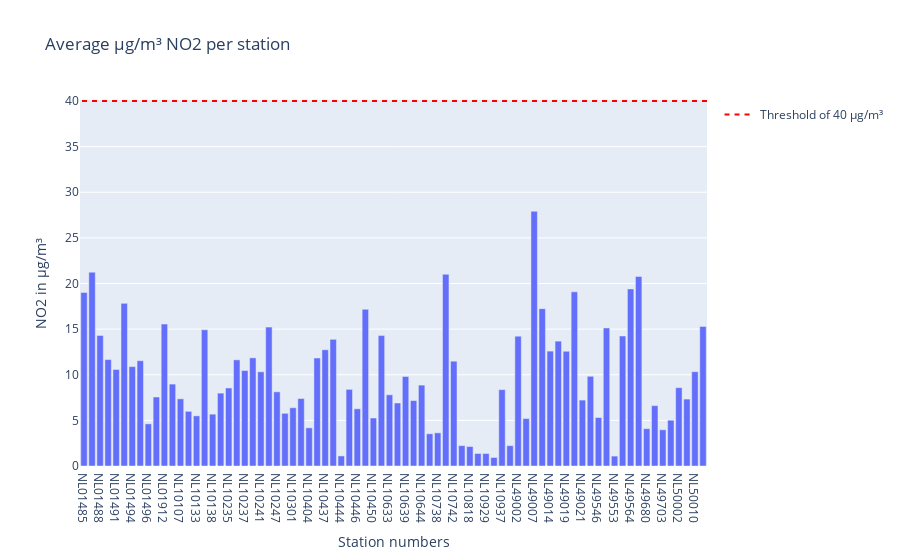
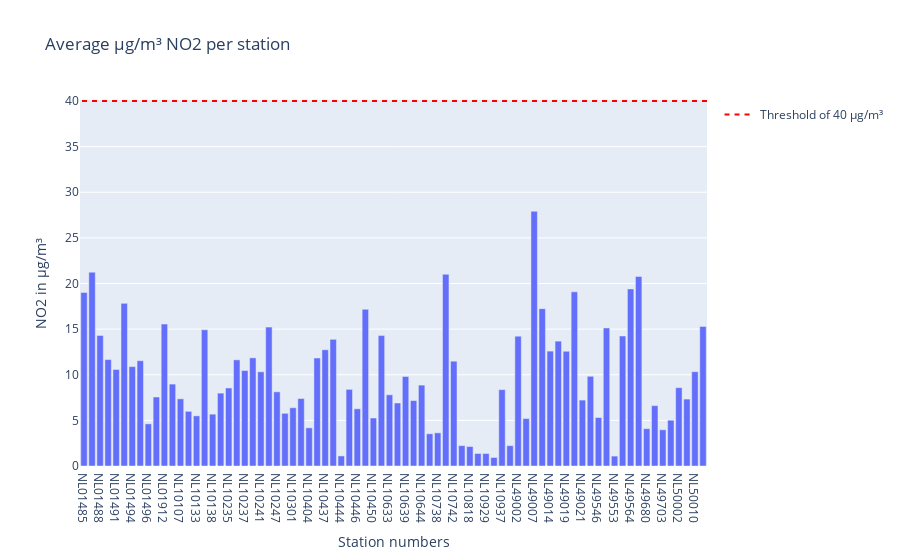

The cell these charts' notebook holds for them, in order:
### Code cell
# create a bar chart representing the mean from every location alongside their measured value (raw data)
bar = px.bar(meanlocation, x='station_number' , y= 'value', title='Average µg/m³ NO2 per station')
bar.update_layout(yaxis_title='NO2 in µg/m³', xaxis_title= "Station numbers", barmode='group') 
bar.add_shape(
    legendrank=1,
    showlegend=True,
    type="line",
    xref="paper",
    line=dict(dash="5px", color='red'),
    x0=1,
    x1=0,
    y0=40,
    y1=40,
    name='Threshold of 40 µg/m³'
)

bar.show()

# create a bar chart representing the mean from every location alongside their measured value (clean data)
bar_NO2_clean = px.bar(meanlocation_clean, x='station_number' , y= 'value', title='Average µg/m³ NO2 per station')
bar_NO2_clean.update_layout(yaxis_title='NO2 in µg/m³', xaxis_title= "Station numbers", barmode='group') 
bar_NO2_clean.add_shape(
    legendrank=1,
    showlegend=True,
    type="line",
    xref="paper",
    line=dict(dash="5px", color='red'),
    x0=1,
    x1=0,
    y0=40,
    y1=40,
    name='Threshold of 40 µg/m³'
)

bar_NO2_clean.show()

### Figure 1 — Plotly figure (JSON) as saved in the notebook; plotly's stock layout.template omitted (floating-point values rounded to 4 significant figures)
{"data": [{"alignmentgroup": "True", "hovertemplate": "station_number=%{x}<br>value=%{y}<extra></extra>", "legendgroup": "", "marker": {"color": "#636efa", "pattern": {"shape": ""}}, "name": "", "offsetgroup": "", "orientation": "v", "showlegend": false, "textposition": "auto", "type": "bar", "x": ["NL01485", "NL01487", "NL01488", "NL01489", "NL01491", "NL01493", "NL01494", "NL01495", "NL01496", "NL01497", "NL01912", "NL01913", "NL10107", "NL10131", "NL10133", "NL10136", "NL10138", "NL10230", "NL10235", "NL10236", "NL10237", "NL10240", "NL10241", "NL10246", "NL10247", "NL10248", "NL10301", "NL10318", "NL10404", "NL10418", "NL10437", "NL10442", "NL10444", "NL10445", "NL10446", "NL10449", "NL10450", "NL10550", "NL10633", "NL10636", "NL10639", "NL10643", "NL10644", "NL10722", "NL10738", "NL10741", "NL10742", "NL10807", "NL10818", "NL10918", "NL10929", "NL10934", "NL10937", "NL10938", "NL49002", "NL49003", "NL49007", "NL49012", "NL49014", "NL49017", "NL49019", "NL49020", "NL49021", "NL49022", "NL49546", "NL49551", "NL49553", "NL49561", "NL49564", "NL49565", "NL49680", "NL49701", "NL49703", "NL49704", "NL50002", "NL50003", "NL50010", "NL54004"], "xaxis": "x", "y": [19.02, 21.25, 14.31, 11.66, 10.58, 17.82, 10.89, 11.54, 4.617, 7.562, 15.55, 8.977, 7.358, 5.992, 5.495, 14.93, 5.682, 7.986, 8.552, 11.63, 10.46, 11.85, 10.32, 15.22, 8.129, 5.773, 6.385, 7.392, 4.182, 11.84, 12.74, 13.88, 1.104, 8.398, 6.27, 17.17, 5.26, 14.29, 7.802, 6.908, 9.81, 7.167, 8.863, 3.533, 3.635, 21.01, 11.49, 2.231, 2.133, 1.372, 1.368, 0.9331, 8.368, 2.226, 14.23, 5.2, 27.92, 17.25, 12.59, 13.68, 12.58, 19.08, 7.223, 9.831, 5.315, 15.13, 1.085, 14.25, 19.41, 20.77, 4.092, 6.615, 3.969, 5.015, 8.583, 7.333, 10.33, 15.3], "yaxis": "y"}], "layout": {"barmode": "group", "legend": {"tracegroupgap": 0}, "shapes": [{"legendrank": 1, "line": {"color": "red", "dash": "5px"}, "name": "Threshold of 40 µg/m³", "showlegend": true, "type": "line", "x0": 1, "x1": 0, "xref": "paper", "y0": 40, "y1": 40}], "title": {"text": "Average µg/m³ NO2 per station"}, "xaxis": {"anchor": "y", "domain": [0, 1], "title": {"text": "Station numbers"}}, "yaxis": {"anchor": "x", "domain": [0, 1], "title": {"text": "NO2 in µg/m³"}}}}

### Figure 2 — Plotly figure (JSON) as saved in the notebook; plotly's stock layout.template omitted (floating-point values rounded to 4 significant figures)
{"data": [{"alignmentgroup": "True", "hovertemplate": "station_number=%{x}<br>value=%{y}<extra></extra>", "legendgroup": "", "marker": {"color": "#636efa", "pattern": {"shape": ""}}, "name": "", "offsetgroup": "", "orientation": "v", "showlegend": false, "textposition": "auto", "type": "bar", "x": ["NL01485", "NL01487", "NL01488", "NL01489", "NL01491", "NL01493", "NL01494", "NL01495", "NL01496", "NL01497", "NL01912", "NL01913", "NL10107", "NL10131", "NL10133", "NL10136", "NL10138", "NL10230", "NL10235", "NL10236", "NL10237", "NL10240", "NL10241", "NL10246", "NL10247", "NL10248", "NL10301", "NL10318", "NL10404", "NL10418", "NL10437", "NL10442", "NL10444", "NL10445", "NL10446", "NL10449", "NL10450", "NL10550", "NL10633", "NL10636", "NL10639", "NL10643", "NL10644", "NL10722", "NL10738", "NL10741", "NL10742", "NL10807", "NL10818", "NL10918", "NL10929", "NL10934", "NL10937", "NL10938", "NL49002", "NL49003", "NL49007", "NL49012", "NL49014", "NL49017", "NL49019", "NL49020", "NL49021", "NL49022", "NL49546", "NL49551", "NL49553", "NL49561", "NL49564", "NL49565", "NL49680", "NL49701", "NL49703", "NL49704", "NL50002", "NL50003", "NL50010", "NL54004"], "xaxis": "x", "y": [19.02, 21.25, 14.31, 11.66, 10.58, 17.82, 10.89, 11.54, 4.617, 7.562, 15.55, 8.977, 7.358, 5.992, 5.495, 14.93, 5.682, 7.986, 8.552, 11.63, 10.46, 11.85, 10.32, 15.22, 8.129, 5.773, 6.385, 7.392, 4.182, 11.84, 12.74, 13.88, 1.104, 8.398, 6.27, 17.17, 5.26, 14.29, 7.802, 6.908, 9.81, 7.167, 8.863, 3.533, 3.635, 21.01, 11.49, 2.231, 2.133, 1.372, 1.368, 0.9331, 8.368, 2.226, 14.23, 5.2, 27.92, 17.25, 12.59, 13.68, 12.58, 19.08, 7.223, 9.831, 5.315, 15.13, 1.085, 14.25, 19.41, 20.77, 4.092, 6.615, 3.969, 5.015, 8.583, 7.333, 10.33, 15.3], "yaxis": "y"}], "layout": {"barmode": "group", "legend": {"tracegroupgap": 0}, "shapes": [{"legendrank": 1, "line": {"color": "red", "dash": "5px"}, "name": "Threshold of 40 µg/m³", "showlegend": true, "type": "line", "x0": 1, "x1": 0, "xref": "paper", "y0": 40, "y1": 40}], "title": {"text": "Average µg/m³ NO2 per station"}, "xaxis": {"anchor": "y", "domain": [0, 1], "title": {"text": "Station numbers"}}, "yaxis": {"anchor": "x", "domain": [0, 1], "title": {"text": "NO2 in µg/m³"}}}}
